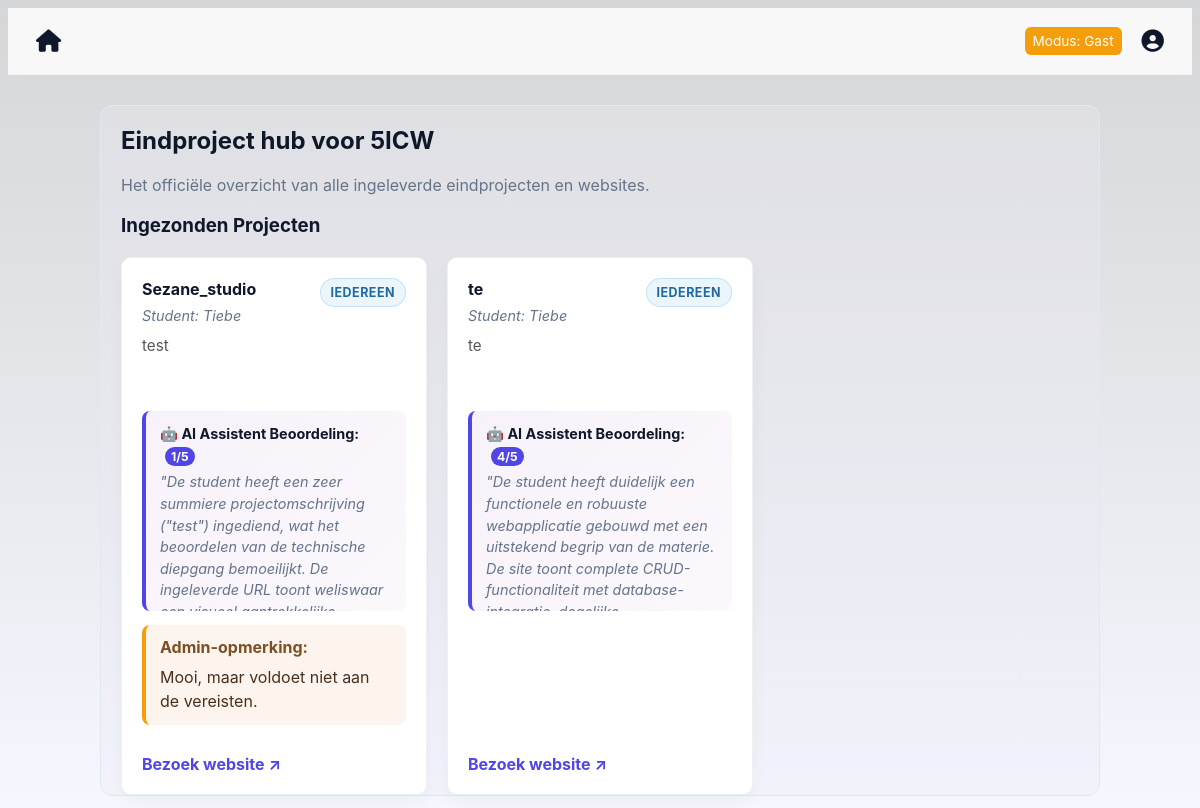
Before: / with the older database file.
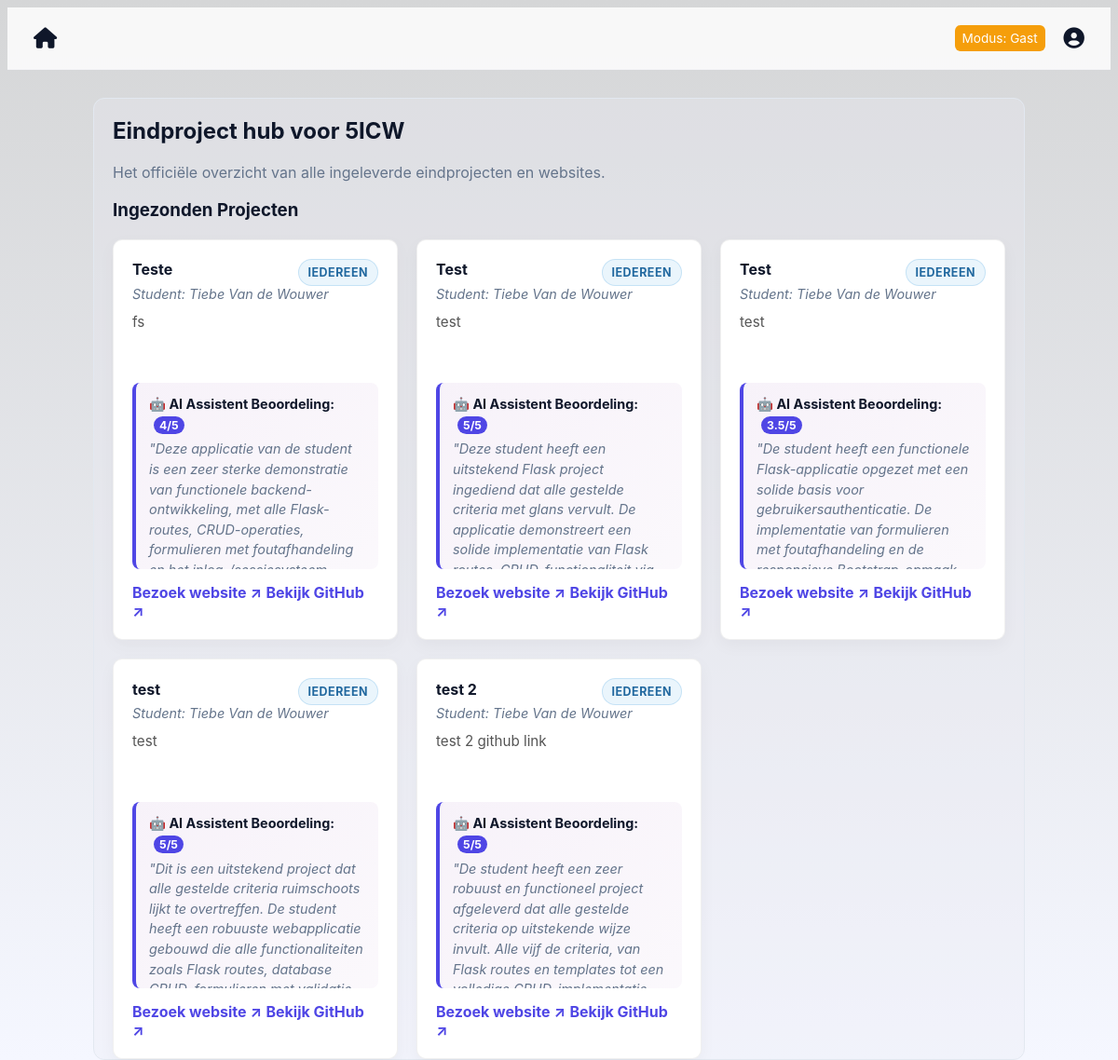
After: the same page with the newer database file.
### tables this page shows
CREATE TABLE projects (
            id INTEGER PRIMARY KEY AUTOINCREMENT,
            title TEXT NOT NULL,
            description TEXT NOT NULL,
            link TEXT,
            user_id INTEGER NOT NULL, admin_comment TEXT, visibility TEXT DEFAULT 'public', ai_score INTEGER, ai_feedback TEXT, github_link TEXT, -- HIERMEE KOPPELEN WE HET PROJECT AAN EEN GEBRUIKER
            FOREIGN KEY (user_id) REFERENCES users (id) ON DELETE CASCADE
        );

CREATE TABLE users (
            id INTEGER PRIMARY KEY AUTOINCREMENT,
            name TEXT NOT NULL,
            email TEXT UNIQUE NOT NULL,
            password_hash TEXT NOT NULL,
            verified INTEGER DEFAULT 0,
            role TEXT DEFAULT 'user'  -- HIERMEE HOUDEN WE DE ROL BIJ
        );

### app.py (the view, shortened to what this page needs)
@app.route('/')
def index():
    conn = get_db_connection()
    db = conn.cursor()
    if session.get('user_role') == 'admin':
        projecten = db.execute('''
            SELECT projects.*, users.name AS creator_name
            FROM projects
            JOIN users ON projects.user_id = users.id
        ''').fetchall()
    else:
        projecten = db.execute('''
            SELECT projects.*, users.name AS creator_name
            FROM projects
            JOIN users ON projects.user_id = users.id
            WHERE COALESCE(visibility, 'public') = 'public'
        ''').fetchall()
    conn.close()
    if 'user_name' in session:
        current_user = session['user_name']
        is_guest = False
    else:
        current_user = "Gast"
        is_guest = True
    return render_template('index.html', username=current_user, is_guest=is_guest, projecten=projecten)

### app.py (called while the page is built)
def get_db_connection():
    conn = sqlite3.connect('registrants.db')
    conn.row_factory = sqlite3.Row
    return conn

@app.context_processor
def inject_theme():
    theme = session.get('theme', 'light')
    if theme not in ['light', 'dark', 'ocean', 'dark-neon', 'soft-nature', 'sunset', 'frosted-ice', 'retro-gaming', 'coffee', 'cyberpunk']:
        theme = 'light'
    return {'theme_class': theme}

### templates/index.html (shortened to what this page needs)
{% extends "layout.html" %}
{% block content %}
    <h2>Eindproject hub voor 5ICW</h2>
    <p class="muted">Het officiële overzicht van alle ingeleverde eindprojecten en websites.</p>
    <h3>Ingezonden Projecten</h3>
    {% if projecten %}
        <div class="projects-grid">
            {% for project in projecten %}
            <div class="project-card">
                    <div>
                        <div class="project-card-header">
                            <h4>{{ project['title'] }}</h4>
                            <span class="project-visibility-pill {{ 'visibility-admin' if (project['visibility'] or 'public') == 'admin' else 'visibility-public' }}">
                                {% if (project['visibility'] or 'public') == 'admin' %}Alleen admin{% else %}Iedereen{% endif %}
                            </span>
                        </div>
                        <p class="project-meta">Student: {{ project['creator_name'] }}</p>
                        <p class="project-desc">{{ project['description'] }}</p>
                        <div class="Ai-feedback">
                            <strong style="color: var(--text);">🤖 AI Assistent Beoordeling:</strong>
                            <span style="background: var(--primary); color: white; padding: 2px 6px; border-radius: 10px; font-size: 0.85em; font-weight: bold; margin-left: 5px;">
                                {{ project['ai_score'] }}/5
                            </span>
                            <p style="margin: 5px 0 0 0; font-style: italic; color: var(--muted);">
                                    "{{ project['ai_feedback'] }}"
                            </p>
                        </div>
                        {% if project['admin_comment'] %}
                            <div class="project-admin-comment">
                                <strong>Admin-opmerking:</strong>
                                <p>{{ project['admin_comment'] }}</p>
                            </div>
                        {% endif %}
                    </div>
                    <div class="project-actions">
                        <div class="project-links">
                            {% if project['link'] %}
                                <a href="{{ project['link'] }}" target="_blank" class="link-primary">Bezoek website ↗</a>
                            {% endif %}
                            {% if project['github_link'] %}
                                <a href="{{ project['github_link'] }}" target="_blank" class="link-primary">Bekijk GitHub ↗</a>
                            {% endif %}
                        </div>
                    </div>
                </div>
            {% endfor %}
        </div>
    {% else %}
        <p class="muted italic">Er zijn momenteel nog geen eindprojecten ingeleverd door de leerlingen.</p>
    {% endif %}
{% endblock %}

### templates/layout.html (shortened to what this page needs)
<!DOCTYPE html>
<html lang="nl">
<head>
    <link rel="stylesheet" href="{{ url_for('static', filename='style.css') }}">
    <link rel="stylesheet" href="https://cdnjs.cloudflare.com/ajax/libs/font-awesome/6.4.0/css/all.min.css">
</head>
<body class="{{ theme_class }}">
    <header>
        <nav>
            <div class="nav-links">
                <a href="{{ url_for('index') }}" class="icon-link" title="Home page">
                    <i class="fas fa-home"></i>
                </a>
            </div>
            <div class="nav-links">
                {% if session.user_id %}
                    <a href="{{ url_for('upload_project') }}" class="btn btn-success">
                        <span class="show-on-mobile"><i class="fa-solid fa-upload"></i></span>
                        <span class="show-on-desktop">Project Uploaden</span>
                    </a>
                    {% if session.user_role == 'admin' %}
                        <a href="/admin/dashboard" class="btn btn-accent">Admin Paneel</a>
                    {% endif %}
                {% else %}
                    <span class="badge-guest">Modus: Gast</span>
                {% endif %}
                <a href="/profile" class="icon-link" title="Profiel van {{ session.user_name }}">
                    <i class="fa-solid fa-circle-user"></i>
                </a>
            </div>
        </nav>
    </header>
    <main class="container">
        {% block content %}
        {% endblock %}
    </main>
</body>
</html>

### static/style.css (style rules this page uses)
:root { --bg: #f5f7ff; --bg-gradient: #d5d6d7; --card: #ffffff; --muted: #64748b; --primary: #4f46e5; --primary-light: #818cf8; --accent: #f59e0b; --success: #10b981; --danger: #ef4444; --text: #0f172a; --border: #e2e8f0; --glass: rgba(234, 234, 244, 0.34); }
* { box-sizing: border-box }
html,body { height:100% }
body { font-family: Inter, system-ui, -apple-system, 'Segoe UI', Roboto, 'Helvetica Neue', Arial; background: linear-gradient(180deg, var(--bg-gradient) 0%, var(--bg) 100%); background-attachment: fixed; color:var(--text); min-height:100%; -webkit-font-smoothing:antialiased; }
.container { background:var(--glass); border:1px solid var(--border); border-radius:12px; max-width:1000px; margin:30px auto; padding:0 20px; }
header nav { display:flex; justify-content:space-between; align-items:center; gap:16px; padding:16px 20px; background:rgba(255,255,255,0.82); backdrop-filter: blur(6px); border-bottom:1px solid var(--glass); }
.Ai-feedback { max-height: 200px; overflow-y: auto; padding: 12px 14px; background: linear-gradient(135deg, rgba(155, 89, 182, 0.08) 0%, rgba(155, 89, 182, 0.04) 100%); border-left: 4px solid var(--primary); border-radius: 8px; margin-top: 15px; font-size: 0.9em; line-height: 1.5; scroll-behavior: smooth; }
.icon-link { font-size: 1.4rem; color: var(--text); text-decoration: none; display: inline-flex; align-items: center; transition: color 0.2s ease; }
.nav-links { display:flex;align-items:center;gap:12px }
.nav-links a { color:var(--text);text-decoration:none;padding:6px 8px;border-radius:6px }
.badge-guest { background:var(--accent);color:white;padding:6px 8px;border-radius:6px;font-size:0.85rem }
.project-card-header { display:flex;align-items:center;justify-content:space-between;gap:10px;flex-wrap:wrap }
.project-visibility-pill { font-size:0.78rem;padding:6px 10px;border-radius:999px;font-weight:700;text-transform:uppercase;letter-spacing:.04em }
.visibility-public { background:rgba(52,152,219,0.1);color:#21689f;border:1px solid rgba(52,152,219,0.2) }
.projects-grid { display:grid;grid-template-columns:repeat(auto-fill,minmax(280px,1fr));gap:20px;margin-top:20px }
.project-card { border:1px solid rgba(0,0,0,0.06);padding:20px;border-radius:10px;background:var(--card);box-shadow:0 6px 18px rgba(15,20,25,0.04);display:flex;flex-direction:column;justify-content:space-between }
.project-card h4 { margin:0 0 6px 0;color:var(--text) }
.project-meta { margin:0 0 12px 0;font-size:0.9rem;color:var(--muted);font-style:italic }
.muted { color:var(--muted) }
.link-primary { color:var(--primary);text-decoration:none;font-weight:700 }
.project-desc { font-size:0.95rem;color:#555;min-height:60px;margin-top:0 }
.project-actions { display:flex;justify-content:space-between;align-items:center;margin-top:15px }

Changed rows visible on the page:
removed projects: title "Sezane_studio", visibility "IEDEREEN", creator_name "Tiebe", description "test", ai_score "1", ai_feedback "De student heeft een zeer summiere projectomschrijving (\"test\") ingediend, wat het beoordelen van de technische diepgang bemoeilijkt. De ingeleverde URL toont weliswaar…", admin_comment "Mooi, maar voldoet niet aan de vereisten."
removed projects: title "te", visibility "IEDEREEN", creator_name "Tiebe", description "te", ai_score "4", ai_feedback "De student heeft duidelijk een functionele en robuuste webapplicatie gebouwd met een uitstekend begrip van de materie. De site toont complete CRUD-functionaliteit met…"
added projects: title "Teste", visibility "IEDEREEN", creator_name "Tiebe Van de Wouwer", description "fs", ai_score "4", ai_feedback "Deze applicatie van de student is een zeer sterke demonstratie van functionele backend-ontwikkeling, met alle Flask-routes, CRUD-operaties, formulieren met foutafhandeling…"
added projects: title "Test", visibility "IEDEREEN", creator_name "Tiebe Van de Wouwer", description "test", ai_score "5", ai_feedback "Deze student heeft een uitstekend Flask project ingediend dat alle gestelde criteria met glans vervult. De applicatie demonstreert een solide implementatie van Flask…"
added projects: title "Test", visibility "IEDEREEN", creator_name "Tiebe Van de Wouwer", description "test", ai_score "3.5", ai_feedback "De student heeft een functionele Flask-applicatie opgezet met een solide basis voor gebruikersauthenticatie. De implementatie van formulieren met foutafhandeling en de…"
added projects: title "test", visibility "IEDEREEN", creator_name "Tiebe Van de Wouwer", description "test", ai_score "5", ai_feedback "Dit is een uitstekend project dat alle gestelde criteria ruimschoots lijkt te overtreffen. De student heeft een robuuste webapplicatie gebouwd die alle functionaliteiten zoals Flask routes, database…"
added projects: title "test 2", visibility "IEDEREEN", creator_name "Tiebe Van de Wouwer", description "test 2 github link", ai_score "5", ai_feedback "De student heeft een zeer robuust en functioneel project afgeleverd dat alle gestelde criteria op uitstekende wijze invult. Alle vijf de criteria, van Flask routes en templates tot een…"
